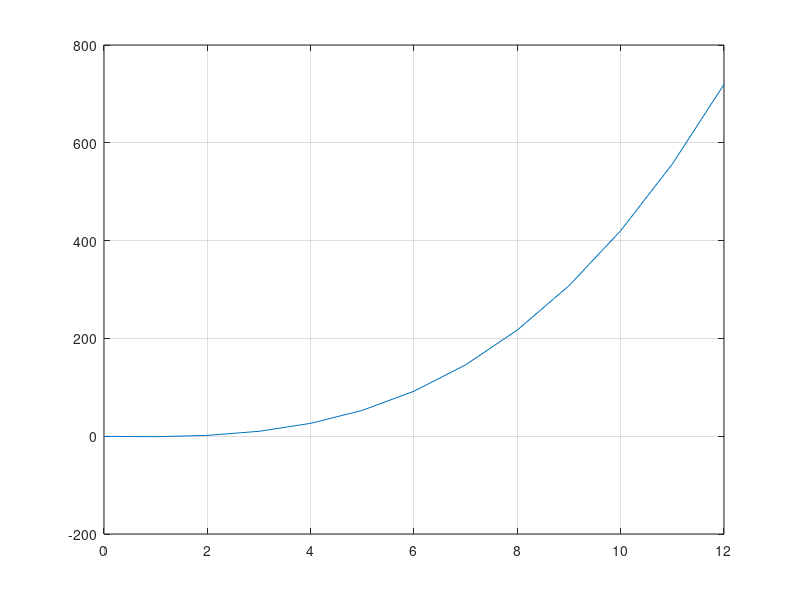

This figure's MATLAB source: (Note: this script raises an error after producing the figure.)
px = [-3 -2 1 3];
py = [-1 2 -1 10 ];
x =[0:12];
yy = spline(px, py, x)
plot(x, yy)
grid;
hold on
y = DivDiffs(x, px, py)
plot(x, y, 'r')
hold on
